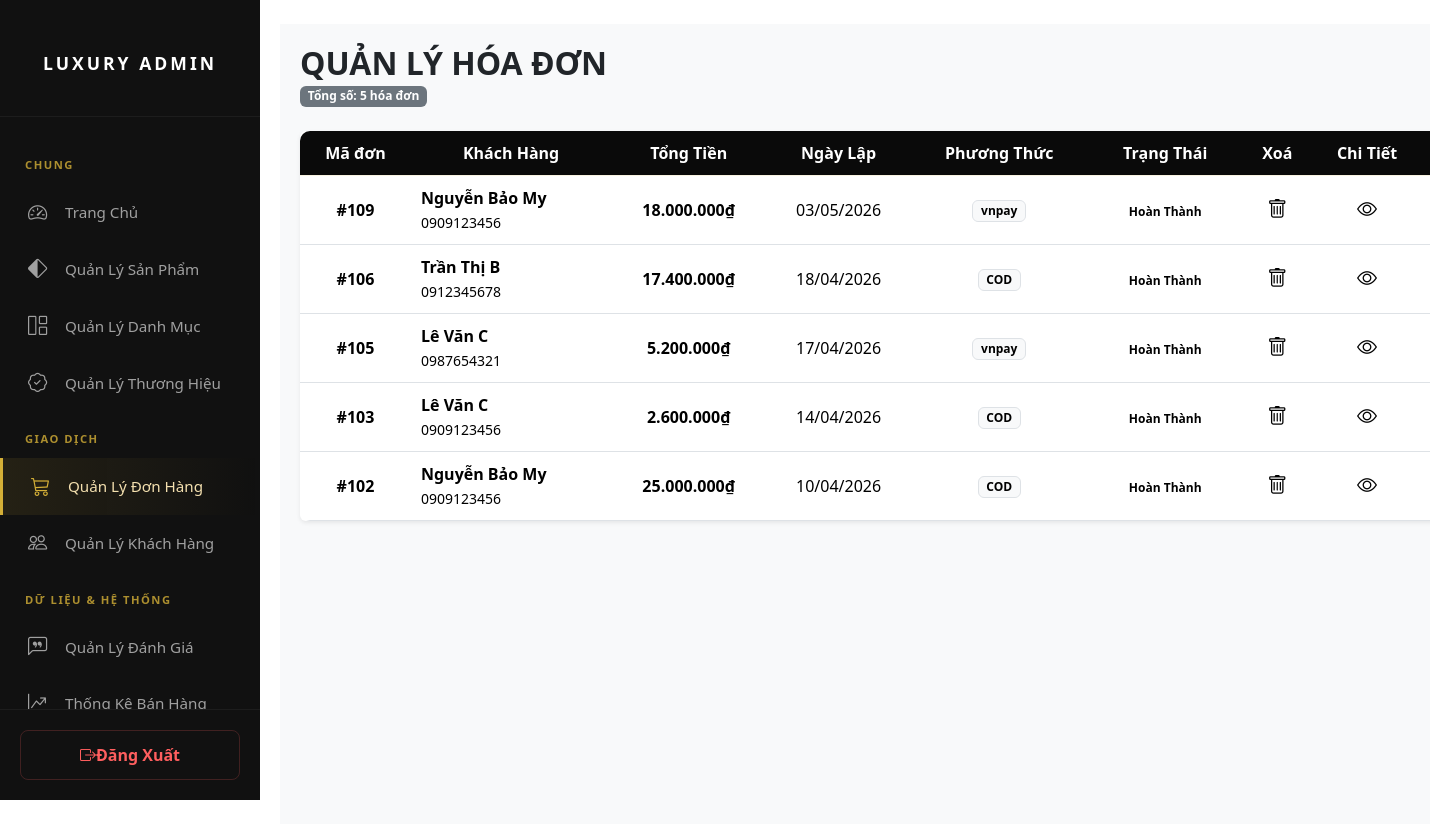
The app's page /admin/quan_ly_don_hang.php with its own data.
### tables this page shows
CREATE TABLE `hoadon` (
  `IdHoaDon` int(11) NOT NULL,
  `NgayLap` date NOT NULL,
  `TongTien` decimal(15,2) NOT NULL,
  `id_khachhang` int(11) NOT NULL,
  `HoTenKhachHang` varchar(50) NOT NULL,
  `Email` varchar(100) DEFAULT NULL,
  `DiaChi` varchar(100) DEFAULT NULL,
  `SoDienThoai` varchar(50) DEFAULT NULL,
  `PhuongThucThanhToan` varchar(50) DEFAULT NULL,
  `NgayDat` datetime DEFAULT NULL,
  `TrangThai` varchar(20) DEFAULT NULL
);

### admin/quan_ly_don_hang.php (the view, shortened to what this page needs)
<?php
include '../php/config.php';
$sql = "SELECT * FROM hoadon ORDER BY IdHoaDon DESC";
$result = $conn->query($sql);
$total_invoices = $result->num_rows;
?>
<!DOCTYPE html>
<html lang="vi">
<head>
    <link href="https://cdn.jsdelivr.net/npm/bootstrap@5.3.0/dist/css/bootstrap.min.css" rel="stylesheet">
    <link rel="stylesheet" href="https://cdn.jsdelivr.net/npm/bootstrap-icons@1.11.0/font/bootstrap-icons.css">
    <link rel="stylesheet" href="../css/qldh.css">
</head>
<body>
    <?php include('header.php'); ?>
    <div class="container main-content mt-4">
        <div class="d-flex justify-content-between align-items-end mb-4">
            <div>
                <h2 class="fw-bold mb-0 text-dark">QUẢN LÝ HÓA ĐƠN</h2>
                <span class="badge bg-secondary">Tổng số: <?php echo $total_invoices; ?> hóa đơn</span>
            </div>
        </div>
        <div class="card shadow-sm border-0">
            <div class="table-responsive">
                <table class="table table-hover align-middle mb-0">
                    <thead>
                        <tr class="text-center">
                            <th>Mã đơn</th>
                            <th>Khách Hàng</th>
                            <th>Tổng Tiền</th>
                            <th>Ngày Lập</th>
                            <th>Phương Thức</th>
                            <th>Trạng Thái</th>
                            <th>Xoá</th>
                            <th>Chi Tiết</th>
                            <th>Hành động</th>
                        </tr>
                    </thead>
                    <tbody>
                        <?php if ($total_invoices > 0): ?>
                            <?php while ($row = $result->fetch_assoc()): ?>
                                <tr class="text-center">
                                    <td class="fw-bold text-primary">#<?php echo $row['IdHoaDon']; ?></td>
                                    <td class="text-start">
                                        <div class="fw-semibold"><?php echo htmlspecialchars($row['HoTenKhachHang']); ?></div>
                                        <small class="text-muted"><?php echo htmlspecialchars($row['SoDienThoai']); ?></small>
                                    </td>
                                    <td class="fw-bold text-dark"><?php echo number_format($row['TongTien'], 0, ',', '.'); ?>₫</td>
                                    <td><?php echo date('d/m/Y', strtotime($row['NgayLap'])); ?></td>
                                    <td><small class="badge bg-light text-dark border"><?php echo htmlspecialchars($row['PhuongThucThanhToan']); ?></small></td>
                                    <td>
                                        <?php
                                            $st = $row['TrangThai'];
                                            $class = "";
                                            echo "<span class='status-label $class'>$st</span>";
                                        ?>
                                    </td>
                                    <td>
                                        <a href="?delete_id=<?php echo $row['IdHoaDon']; ?>"
                                        onclick="return confirm('Bạn có chắc chắn muốn xóa hóa đơn này?')"
                                        class="text-danger fs-5">
                                            <i class="bi bi-trash"></i>
                                        </a>
                                    </td>
                                    <td>
                                        <a href="chi_tiet_don_hang.php?id=<?php echo $row['IdHoaDon']; ?>" class="text-info fs-5">
                                            <i class="bi bi-eye"></i>
                                        </a>
                                    </td>
                                    <td>
                                    </td>
                                </tr>
                            <?php endwhile; ?>
                        <?php else: ?>
                            <tr><td colspan="9" class="text-center py-4 text-muted">Chưa có dữ liệu đơn hàng nào trong hệ thống.</td></tr>
                        <?php endif; ?>
                    </tbody>
                </table>
            </div>
        </div>
    </div>
</body>
</html>

### css/qldh.css (style rules this page uses)
:root { --bg: #0b0f19; --card: #111827; --gold: #ffffff; --border: rgba(212, 175, 55, 0.15); }
* { margin: 0; padding: 0; box-sizing: border-box; }
body { background-color: var(--bg-body); font-family: 'Segoe UI', Tahoma, Geneva, Verdana, sans-serif; color: var(--text-main); }
.main-content { margin-left: 260px; padding: 20px; }
h2 { color: var(--gold); }
.card { background: var(--card); border: 1px solid var(--border); border-radius: 12px; }
.table { background: #fff; border-radius: 10px; overflow: hidden; width: 100%; }
.table thead th { background: #0a0a0a; color: var(--gold) !important; font-weight: 600; text-align: center; border-bottom: 1px solid var(--border); padding: 10px; }
.table tbody td { background: #ffffff; color: #000 !important; text-align: center; padding: 10px; }
.table tbody td * { color: #000 !important; }
.status-label { padding: 5px 10px; border-radius: 20px; font-size: 12px; font-weight: 600; }
.bi-trash { transition: 0.2s; }

### css/header.css (style rules this page uses)
:root { --bg-dark: #121212; --bg-sidebar: #1a1a1a; --gold-primary: #d4af37; --gold-light: #f4e0af; --text-gray: #a0a0a0; --transition: all 0.3s cubic-bezier(0.4, 0, 0.2, 1); }
* { margin: 0; padding: 0; box-sizing: border-box; }
body { background-color: var(--bg-body); font-family: 'Segoe UI', Tahoma, Geneva, Verdana, sans-serif; color: var(--text-main); }
.main-content { margin-left: 280px; padding: 20px; min-height: 100vh; background-color: #f8f9fa; flex: 1; }

### records on screen
hoadon: IdHoaDon "109", HoTenKhachHang "Nguyễn Bảo My", SoDienThoai "0909123456", TongTien "18.000.000", NgayLap "03/05/2026", PhuongThucThanhToan "vnpay", TrangThai "Hoàn Thành"
hoadon: IdHoaDon "106", HoTenKhachHang "Trần Thị B", SoDienThoai "0912345678", TongTien "17.400.000", NgayLap "18/04/2026", PhuongThucThanhToan "COD", TrangThai "Hoàn Thành"
hoadon: IdHoaDon "105", HoTenKhachHang "Lê Văn C", SoDienThoai "0987654321", TongTien "5.200.000", NgayLap "17/04/2026", PhuongThucThanhToan "vnpay", TrangThai "Hoàn Thành"
hoadon: IdHoaDon "103", HoTenKhachHang "Lê Văn C", SoDienThoai "0909123456", TongTien "2.600.000", NgayLap "14/04/2026", PhuongThucThanhToan "COD", TrangThai "Hoàn Thành"
hoadon: IdHoaDon "102", HoTenKhachHang "Nguyễn Bảo My", SoDienThoai "0909123456", TongTien "25.000.000", NgayLap "10/04/2026", PhuongThucThanhToan "COD", TrangThai "Hoàn Thành"

### other values on screen
$total_invoices "5"
